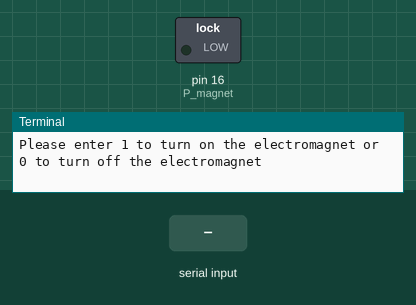
Bench run of a program on a simulated Raspberry Pi (header pin numbers). Parts: switched loads named in the program (green lamp = pin HIGH), the last lines printed to the terminal. The inputs (shaded band) are chosen by the test bench.

Above: at 1.2 s.
1.3 s: "1" typed at the terminal, then Enter
At 2.1 s:
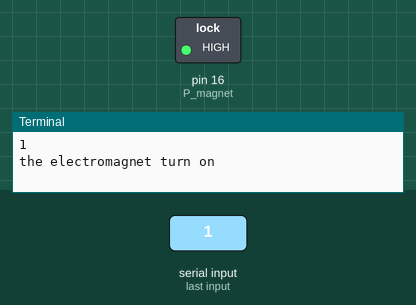
2.8 s: "0" typed at the terminal, then Enter
At 3.2 s:
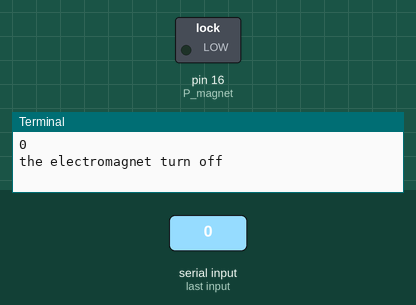
Timing chart, 0 to 5.8 s (numbered marks = the images above; inputs shaded):
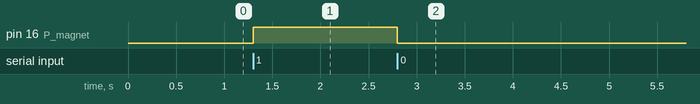

Measured:
- after the input at 1.3 s, pin 16 (P_magnet): LOW → HIGH at once
- after the input at 2.8 s, pin 16 (P_magnet): HIGH → LOW at once

The program:

pi_magnet.py
```python
#!/usr/bin/env python
# coding=utf-8
'''
Author: Yinfeng
'''

import RPi.GPIO as GPIO
import time

GPIO.setmode(GPIO.BOARD) #Set Pi to use board numbering when referencing GPIO pins
P_magnet = 16 #GPIO23
GPIO.setup(P_magnet, GPIO.OUT)

def Control_magnet(signal=None):
    while True:
        signal = int(input("Please enter 1 to turn on the electromagnet or 0 to turn off the electromagnet"))
        if signal == 1:
            GPIO.output(P_magnet, GPIO.HIGH)
            print("the electromagnet turn on")
            time.sleep(1)
        elif signal == 0:
            GPIO.output(P_magnet, GPIO.LOW)
            print("the electromagnet turn off")
            time.sleep(1)
        elif signal == 2:
            GPIO.cleanup()
            print("the GPIOs clean up")
        else:
            print("Please enter 1 or 0 to control the electromagnet")

Control_magnet()
```
